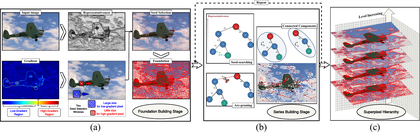
%> input picture flow.png, 420 x 133 px, shrunk from 2400 x 759 before the run
$ octave --eval "result = prepare_hsss_image('../flow.png');"   (GNU Octave 9; MATLAB toolbox functions it lacks are replaced by stand-ins)
%> lines starting %> are read from the running program, lines starting %| are printed output that depends on the picture; in (x1, y1, x2, y2) boxes, pixels count from 0 and x2, y2 are one past the last pixel; in counts of white or black regions, pixels touching at a corner belong together; the program's own positions count from 1
### core/Getpara2.m
function para=Getpara2(LAB,max_l)
[L,A,B]=imsplit(LAB);
varL=var(L(:));varA=var(A(:));varB=var(B(:));
Lrate=2*varL/(varA+varB);
alpha=min(Lrate,max_l);
ABrate=max(varA,varB)/min(varA,varB);
rest=(3-alpha)/(log(ABrate)+1);
if varB>varA
    gemma=rest;
    beta=3-alpha-gemma;
else
    beta=rest;
    gemma=3-alpha-beta;
end
para=[alpha,beta,gemma];
%para=[2,0.5,0.5];

### core/GetGar.m
function [Gar,Gx,Gy]=GetGar(fig_ori)
fig_gray=rgb2gray(fig_ori);
Gx = imfilter(double(fig_gray), fspecial('sobel')',"replicate");
Gy = imfilter(double(fig_gray), fspecial('sobel'),"replicate");
Gar = sqrt(Gx.^2 + Gy.^2);
end

### core/fundationSP_accelerated.m
function [labels,psi,seeds,Gar]=fundationSP_accelerated( ...
    img,~,Gar,Gar_median,max_l,spatial_weight,search_radius_multiplier)
%FUNDATIONSP Generate the HSSS foundation segmentation.
%
% The last two arguments are optional. Their defaults reproduce the
% original implementation:
%   spatial_weight           = 0.5
%   search_radius_multiplier = 5

if nargin < 6 || isempty(spatial_weight)
    spatial_weight = 0.5;
end
if nargin < 7 || isempty(search_radius_multiplier)
    search_radius_multiplier = 5;
end
validateattributes(spatial_weight, {'numeric'}, ...
    {'scalar', 'real', 'finite', 'nonnegative'}, ...
    mfilename, 'spatial_weight', 6);
validateattributes(search_radius_multiplier, {'numeric'}, ...
    {'scalar', 'real', 'finite', 'positive'}, ...
    mfilename, 'search_radius_multiplier', 7);

[L,A,B]=imsplit(img);
para = Getpara2(img,max_l);
%[Gar,~,~]=GetGar(fig_ori);

psi = psi_pixel_fast(img,para);

[M, N] = size(img,1:2);
labels = zeros(M,N);%labelCount = 0;
[seeds,range]=seed_elect_fast(psi,Gar,Gar_median);
seeds(1,:)=false;seeds(end,:)=false;seeds(:,1)=false;seeds(:,end)=false;

seedIdx = find(seeds);
labels(seedIdx) = 1:numel(seedIdx);

seeds_L=L(seeds);seeds_A=A(seeds);seeds_B=B(seeds);
[seed_rows,seed_cols]=find(seeds);
Seed=[seed_rows/M,seed_cols/N,seeds_L,seeds_A,seeds_B];
w_S=spatial_weight;
% search_R=range*5/max(max([seed_rows,seed_cols]));
search_R = range * search_radius_multiplier / ...
    max(max([seed_rows; seed_cols]), 1);
weight=[w_S.^2,w_S.^2,para]';
nonSeedIdx = find(~seeds);
newLabels = assign_pixels_grid_mex( ...
    double(L), double(A), double(B), ...
    double(seed_rows), double(seed_cols), ...
    double(seeds_L), double(seeds_A), double(seeds_B), ...
    double(nonSeedIdx), double(search_R), double(weight), ...
    double(M), double(N));
labels(nonSeedIdx) = newLabels;
end
%%%%%%%%%%
function psi = psi_pixel_fast(LAB, para)
[m,n,~] = size(LAB);

L = LAB(:,:,1);
A = LAB(:,:,2);
B = LAB(:,:,3);

alpha = para(1);
beta  = para(2);
gamma = para(3);

Lacc = zeros(m,n);
Aacc = zeros(m,n);
Bacc = zeros(m,n);

for dr = -1:1
    for dc = -1:1
        if dr == 0 && dc == 0
            continue;
        end

        r0 = max(1,1-dr):min(m,m-dr);
        c0 = max(1,1-dc):min(n,n-dc);
        r1 = r0 + dr;
        c1 = c0 + dc;

        dL = L(r1,c1) - L(r0,c0);
        dA = A(r1,c1) - A(r0,c0);
        dB = B(r1,c1) - B(r0,c0);

        Lacc(r0,c0) = Lacc(r0,c0) + dL.^2;
        Aacc(r0,c0) = Aacc(r0,c0) + dA.^2;
        Bacc(r0,c0) = Bacc(r0,c0) + dB.^2;
    end
end

neighborCount = 8 * ones(m,n);
neighborCount(1,:)   = 5;
neighborCount(end,:) = 5;
neighborCount(:,1)   = 5;
neighborCount(:,end) = 5;
neighborCount(1,1)     = 3;
neighborCount(end,1)   = 3;
neighborCount(1,end)   = 3;
neighborCount(end,end) = 3;

Difference = sqrt(alpha*Lacc + beta*Aacc + gamma*Bacc);
psi = neighborCount ./ (Difference + 0.1);

max_psi_achieve = 10 * neighborCount;
XXX = find(psi == max_psi_achieve);
if ~isempty(XXX)
    XXX = XXX(randperm(length(XXX)));
    for kk = 1:numel(XXX)
        psi(XXX(kk)) = 80 + 0.0001 * kk;
    end
end
end
%%
function [seeds, range_big] = seed_elect_fast(psi, Gar,Gar_median)
[M, N] = size(psi);

%Gar_median = prctile(Gar(:), 95);
%Gar_median=mean(Gar(:));
range_big    = floor(max(M,N)/100)+1;
range_little = floor(min(M,N)/200);
range_little=max(1,range_little);

seeds_big = local_unique_max(psi, range_big);

if range_little == range_big
    seeds = seeds_big;
else
    seeds_little = local_unique_max(psi, range_little);
    seeds = seeds_big;
    mask_small = (Gar >= Gar_median);
    seeds(mask_small) = seeds_little(mask_small);
end
end

function s = local_unique_max(psi, r)
if r <= 0
    s = true(size(psi));
    return;
end

win = true(2*r+1);

localMax = ordfilt2(psi, numel(win), win);

countMax = conv2(double(psi == localMax), double(win), 'same');

s = (psi == localMax) & (countMax == 1);
end

### core/prepare_hsss_image.m
function [labels, lab_image, para, seeds, edge_map, info] = ...
    prepare_hsss_image(rgb_image, options)
%> called with rgb_image = '../flow.png'
%PREPARE_HSSS_IMAGE Build connected foundation superpixels for HSSS.

% This is a thin public API around the original foundation implementation.

if nargin < 2
    options = struct();
end
options = apply_defaults(options);

if ischar(rgb_image) || isstring(rgb_image)
    rgb_image = imread(rgb_image);
%> rgb_image is the input picture: size 133x420x3 uint8; mean R, G, B 196.5, 188.5, 200.2
end
if ndims(rgb_image) == 2
    rgb_image = repmat(rgb_image, 1, 1, 3);
end
if size(rgb_image, 3) ~= 3
    error('HSSS:InvalidImage', 'Input must be an RGB or grayscale image.');
end

lab = rgb2lab(rgb_image);
%> lab: size 133x420x3 double; mean of channels 1, 2, 3 77.4, 6.7, -4
[L, A, B] = imsplit(lab);
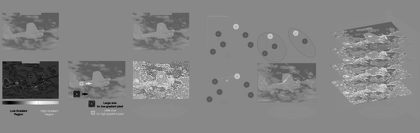
%> B: size 133x420 double; min -107.2, max 93.07, mean -4; drawn with min black and max white
L = normalize_channel(L, false);
%> in normalize_channel, `denominator = max(channel(:));`: denominator = 100
A = normalize_channel(A, true);
%> call 2 of normalize_channel, with subtract_minimum = true
%> in normalize_channel (call 2), `channel = channel - min(channel(:));`:
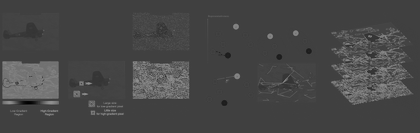
%> channel: size 133x420 double; min 0, max 145, mean 71.6
%> in normalize_channel (call 2), `denominator = max(channel(:));`: denominator = 145
B = normalize_channel(B, true);
%> call 3 of normalize_channel, with subtract_minimum = true
%> in normalize_channel (call 3), `channel = channel - min(channel(:));`:
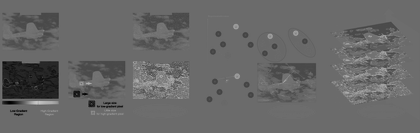
%> channel: size 133x420 double; min 0, max 200.3, mean 103.2
%> in normalize_channel (call 3), `denominator = max(channel(:));`: denominator = 200.3
lab_image = cat(3, L, A, B);
%> lab_image: size 133x420x3 double; mean of channels 1, 2, 3 0.774, 0.494, 0.515
para = Getpara2(lab_image, options.MaxL);
%> in Getpara2, `varL=var(L(:))`: varL = 0.0629
%> in Getpara2, `varA=var(A(:))`: varA = 0.0128
%> in Getpara2, `varB=var(B(:))`: varB = 0.0086
%> in Getpara2, `Lrate=2*varL/(varA+varB);`: Lrate = 5.88
%> in Getpara2, `alpha=min(Lrate,max_l);`: alpha = 1
%> in Getpara2, `ABrate=max(varA,varB)/min(varA,varB);`: ABrate = 1.49
%> in Getpara2, `rest=(3-alpha)/(log(ABrate)+1);`: rest = 1.43
%> in Getpara2, `gemma=3-alpha-beta;`: gemma = 0.568
%> in Getpara2, `para=[alpha,beta,gemma];`: para = [1 1.43 0.568]
%> para = [1 1.43 0.568]

if isempty(options.EdgeMap)
    [edge_map, ~, ~] = GetGar(rgb_image);
%> in GetGar, `Gar = sqrt(Gx.^2 + Gy.^2);`:
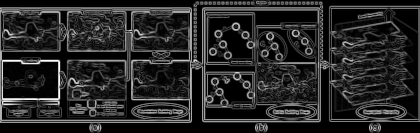
%> Gar: size 133x420 double; min 0, max 985, mean 154.3; drawn with min black and max white
else
    edge_map = options.EdgeMap;
    if ischar(edge_map) || isstring(edge_map)
        edge_map = imread(edge_map);
    end
    if ndims(edge_map) == 3
        edge_map = rgb2gray(edge_map);
    end
end
if ~isequal(size(edge_map, 1), size(rgb_image, 1)) || ...
        ~isequal(size(edge_map, 2), size(rgb_image, 2))
    error('HSSS:EdgeSizeMismatch', ...
        'The edge map and input image must have the same height and width.');
end

edge_threshold = prctile(double(edge_map(:)), options.EdgePercentile);
%> edge_threshold = 297.9
rng(options.RandomSeed, 'twister');
[labels, ~, seeds] = fundationSP_accelerated( ...
    lab_image, rgb_image, edge_map, edge_threshold, options.MaxL, ...
    options.SpatialWeight, options.SearchRadiusMultiplier);
%> in psi_pixel_fast, `gamma = para(3);`: gamma = 0.568
%> in psi_pixel_fast, `neighborCount(1,:)   = 5;`:
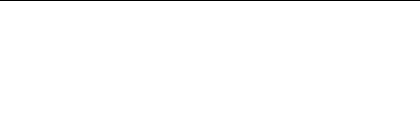
%> neighborCount: size 133x420 double; values 5 (black) and 8 (white), 99.2% white; black in thin lines or dots, all inside (x1, y1, x2, y2) = (0, 0, 420, 1)
%> in psi_pixel_fast, `neighborCount(end,:) = 5;`: neighborCount: size 133x420 double; values 5 (black) and 8 (white), 98.5% white; black in thin lines or dots
%> in psi_pixel_fast, `neighborCount(:,1)   = 5;`: neighborCount: size 133x420 double; values 5 (black) and 8 (white), 98.3% white; black in thin lines or dots
%> in psi_pixel_fast, `neighborCount(:,end) = 5;`: neighborCount: size 133x420 double; values 5 (black) and 8 (white), 98% white; black in thin lines or dots
%> in psi_pixel_fast, `neighborCount(1,1)     = 3;`: neighborCount: size 133x420 double; min 3, max 8, mean 7.94
%> in psi_pixel_fast, `neighborCount(end,1)   = 3;`: neighborCount: size 133x420 double; min 3, max 8, mean 7.94; mean of the top-left, top-right, bottom-left and bottom-right quarters 7.94, 7.94, 7.94, 7.94
%> in psi_pixel_fast, `XXX = find(psi == max_psi_achieve);`: XXX = 8344 values from 1 to 55860
%> after the loop in psi_pixel_fast, `for kk = 1:numel(XXX)`:
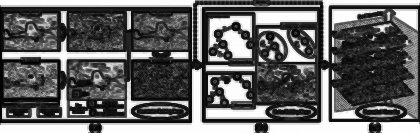
%> psi: size 133x420 double; min 3.64, max 80.83, mean 34.3; drawn with min black and max white
%> in local_unique_max, `s = (psi == localMax) & (countMax == 1);`: s: size 133x420 logical; 0.6% white in thin lines or dots
%> in local_unique_max (call 2), `s = (psi == localMax) & (countMax == 1);`: s: size 133x420 logical; 5.5% white in thin lines or dots
%> in seed_elect_fast, `mask_small = (Gar >= Gar_median);`: mask_small: size 133x420 logical; 20% white in thin lines or dots
%> in seed_elect_fast, `seeds(mask_small) = seeds_little(mask_small);`:
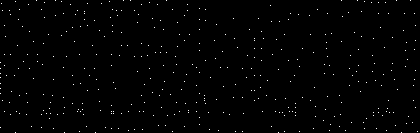
%> seeds: size 133x420 logical; 0.76% white in thin lines or dots
%> in fundationSP_accelerated, `[seeds,range]=seed_elect_fast(psi,Gar,Gar_median);`: range = 5
%> in fundationSP_accelerated, `seeds(1,:)=false`: seeds: size 133x420 logical; 0.74% white in thin lines or dots
%> in fundationSP_accelerated, `seeds(end,:)=false`: seeds: size 133x420 logical; 0.73% white in thin lines or dots
%> in fundationSP_accelerated, `seeds(:,1)=false`: seeds: size 133x420 logical; 0.72% white in thin lines or dots
%> in fundationSP_accelerated, `seedIdx = find(seeds);`: seedIdx = 402 values from 137 to 55593
%> in fundationSP_accelerated, `seeds_L=L(seeds)`: seeds_L = 402 values, max 1 at index 1, min 0.139 at index 21, mean 0.806
%> in fundationSP_accelerated, `seeds_A=A(seeds)`: seeds_A = 402 values, max 0.99 at index 52, min 0.0229 at index 30, mean 0.489
%> in fundationSP_accelerated, `seeds_B=B(seeds)`: seeds_B = 402 values, max 0.871 at index 52, min 1.86e-05 at index 11, mean 0.517
%> in fundationSP_accelerated, `[seed_rows,seed_cols]=find(seeds);`: seed_rows = 402 values from 2 to 132; seed_cols = 402 values from 2 to 418
%> in fundationSP_accelerated, `Seed=[seed_rows/M,seed_cols/N,seeds_L,seeds_A,seeds_B];`: Seed = 402 rows, first 8: [0.0301 0.00476 1 0.448 0.535; 0.0827 0.00714 1 0.448 0.535; 0.759 0.00714 0.981 0.455 0.521; 0.195 0.0119 0.9 0.468 0.565; 0.414 0.0119 1 0.448 0.535; 0.496 0.0119 0.182 0.831 0.156; 0.842 0.0119 1 0.448 0.535; 0.278 0.0143 0.231 0.379 0.575]
%> in fundationSP_accelerated, `search_R = range * search_radius_multiplier / max(max([seed_rows; seed..`: search_R = 0.0598
%> in fundationSP_accelerated, `weight=[w_S.^2,w_S.^2,para]';`: weight = [0.25; 0.25; 1; 1.43; 0.568]
%> in fundationSP_accelerated, `nonSeedIdx = find(~seeds);`: nonSeedIdx = 55458 values from 1 to 55860
%> the run ends on the next line
% [13 lines not run here, left out]
function options = apply_defaults(options)
defaults = struct('EdgeMap', [], 'EdgePercentile', 80, ...
    'MaxL', 1, 'RandomSeed', 0, 'SpatialWeight', 0.5, ...
    'SearchRadiusMultiplier', 5);
names = fieldnames(defaults);
for idx = 1:numel(names)
    if ~isfield(options, names{idx})
        options.(names{idx}) = defaults.(names{idx});
    end
end
validateattributes(options.SpatialWeight, {'numeric'}, ...
    {'scalar', 'real', 'finite', 'nonnegative'});
validateattributes(options.SearchRadiusMultiplier, {'numeric'}, ...
    {'scalar', 'real', 'finite', 'positive'});
end

function out = normalize_channel(channel, subtract_minimum)
channel = double(channel);
if subtract_minimum
    channel = channel - min(channel(:));
end
denominator = max(channel(:));
if denominator == 0
    out = zeros(size(channel));
else
    out = channel / denominator;
end
end

function labels_out = compact_labels(labels_in)
[~, ~, compact] = unique(labels_in(:), 'sorted');
labels_out = reshape(compact, size(labels_in));
labels_out = double(labels_out);
end
